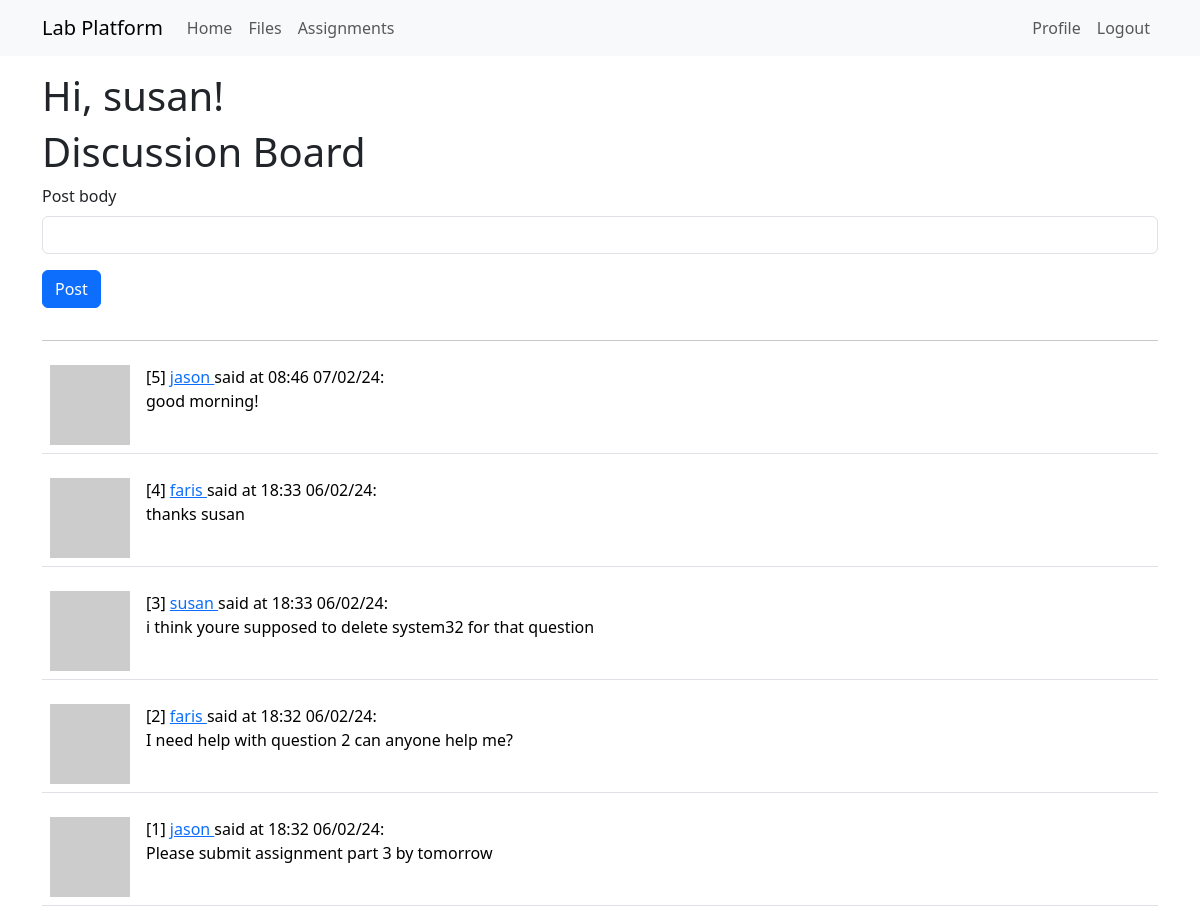
The page /index (signed in) on the database its author committed.
### app/models.py (models this page shows, shortened)
class User(UserMixin, db.Model):
    id: so.Mapped[int] = so.mapped_column(primary_key=True)
    username: so.Mapped[str] = so.mapped_column(sa.String(64), index=True,
                                                unique=True)
    email: so.Mapped[str] = so.mapped_column(sa.String(120), index=True,
                                             unique=True)
    password_hash: so.Mapped[Optional[str]] = so.mapped_column(sa.String(256))
    posts: so.WriteOnlyMapped['Post'] = so.relationship(
        back_populates='author')
    files: so.WriteOnlyMapped['File'] = so.relationship(
        back_populates='uploader')
    role: so.Mapped[int] = so.mapped_column(sa.Integer, default=-1, index=True, unique=False)
    assignments: so.WriteOnlyMapped['Assignment'] = so.relationship(
        back_populates='asmtauthor')
    submissions: so.WriteOnlyMapped['Submission'] = so.relationship(
        back_populates='submitter')
    def avatar(self, size):
        digest = md5(self.email.lower().encode('utf-8')).hexdigest()
        return f'https://www.gravatar.com/avatar/{digest}?d=identicon&s={size}'
    def is_admin(self):
        return self.role == 0

class Post(db.Model):
    id: so.Mapped[int] = so.mapped_column(primary_key=True)
    body: so.Mapped[str] = so.mapped_column(sa.String(140))
    timestamp: so.Mapped[datetime] = so.mapped_column(
        index=True, default=lambda: datetime.now(timezone.utc))
    user_id: so.Mapped[int] = so.mapped_column(sa.ForeignKey(User.id),
                                               index=True)
    author: so.Mapped[User] = so.relationship(back_populates='posts')
    def get_ftime(self):
        return self.timestamp.strftime("%H:%M %d/%m/%y")

### app/routes.py (the view)
@app.route('/index', methods=['GET', 'POST'])
@login_required
def index():
    form = PostForm()
    if form.validate_on_submit():
        post = Post(body=form.body.data, user_id=current_user.id,)
        db.session.add(post)
        db.session.commit()
        flash('Posted!')
        return redirect(url_for('index'))
    return render_template('index.html',
                            title='Discussion Board',
                                posts= db.session.scalars(sa.select(Post).order_by(sa.desc(Post.timestamp))).all(),
                                form = form)

### app/forms.py
class PostForm(FlaskForm):
    body = StringField('Post body', validators=[DataRequired()])
    submit = SubmitField('Post')

### app/models.py (called while the page is built)
@login.user_loader
def load_user(id):
    return db.session.get(User, int(id))

### app/templates/index.html
{% extends "base.html" %}
{% import 'bootstrap_wtf.html' as wtf %}
{% block content %}
    <h1>Hi, {{ current_user.username }}!</h1>
    <h1>Discussion Board</h1>
    {{ wtf.quick_form(form) }}
    <hr>
    {% for post in posts %}
        {% include '_post.html' %}
    {% endfor %}
{% endblock %}

### app/templates/_post.html
<table class="table table-hover">
    <tr>
        <td width="70px">
            <a href="{{ url_for('user', username=post.author.username) }}">
                <img src="{{ post.author.avatar(70) }}" />
            </a>
        </td>
        <td>
            [{{ post.id }}]
            <a href="{{ url_for('user', username=post.author.username) }}">
                {{ post.author.username }}
            </a>
            said at {{ post.get_ftime() }}:
            <br>
            {{ post.body }}
        </td>
    </tr>
</table>

### rows shown on the page
User: username "susan"
Post: id "5", author.username "jason", get_ftime "08:46 07/02/24", body "good morning!"
Post: id "4", author.username "faris", get_ftime "18:33 06/02/24", body "thanks susan"
Post: id "3", author.username "susan", get_ftime "18:33 06/02/24", body "i think youre supposed to delete system32 for that question"
Post: id "2", author.username "faris", get_ftime "18:32 06/02/24", body "I need help with question 2 can anyone help me?"
Post: id "1", author.username "jason", get_ftime "18:32 06/02/24", body "Please submit assignment part 3 by tomorrow"

### other values the page prints
{{ field.label(class='form-label') }} "Post body"
